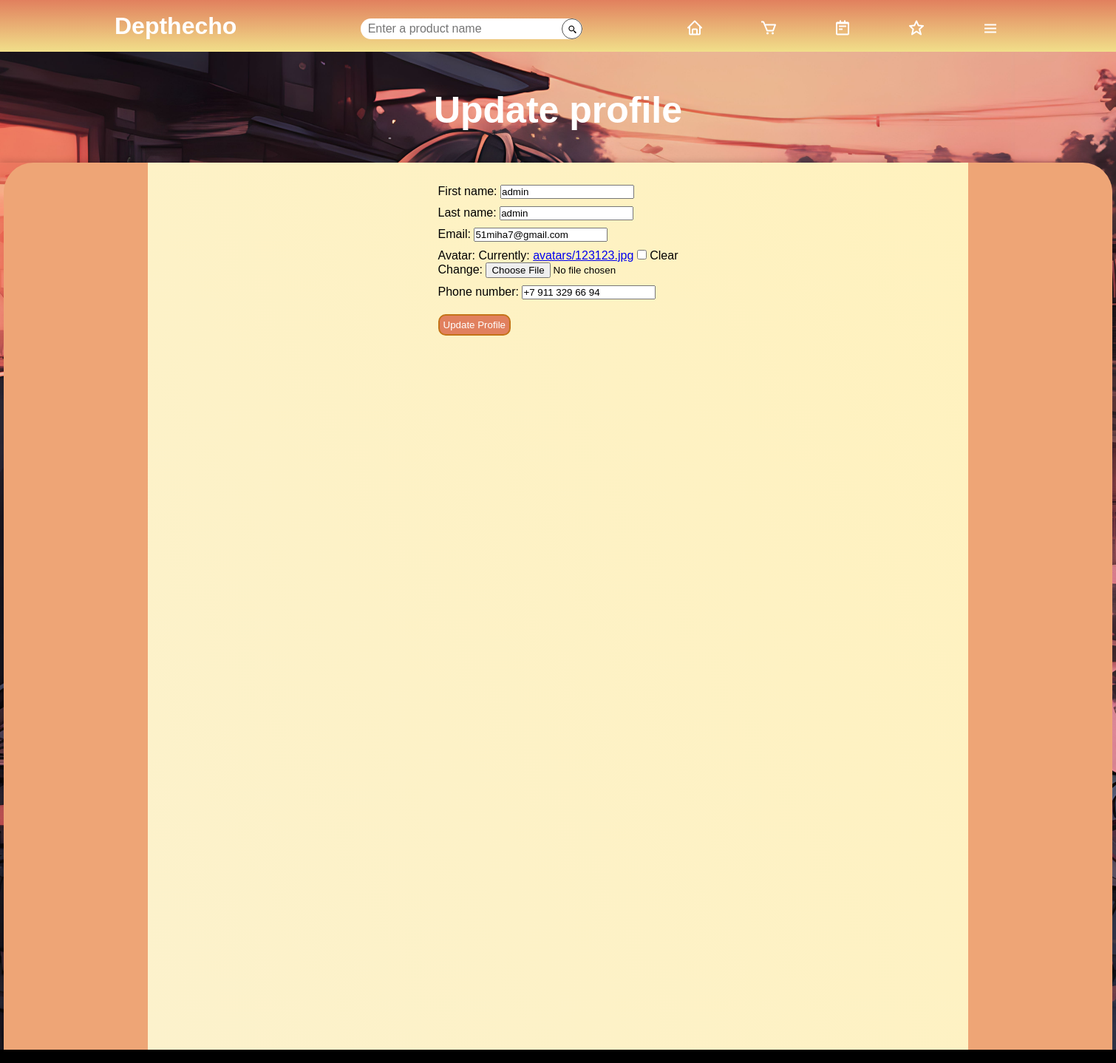
Screenshot of /update-profile/ (signed in) with the database file from the repository.
### user_profile/models.py (models this page shows, shortened)
class UserProfile(models.Model):
    user = models.OneToOneField(CustomUser, on_delete=models.CASCADE, related_name='profile')
    username = models.CharField(max_length=150, unique=True)
    first_name = models.CharField(max_length=50, default="-")
    last_name = models.CharField(max_length=50, default="-")
    email = models.EmailField()
    avatar = models.ImageField(upload_to='avatars/', null=True, blank=True, default='avatars/default.png')
    phone_number = models.CharField(max_length=20, null=True, blank=True, default="-")

### user_profile/views.py (the view)
# urls.py: path('update-profile/', views.update_profile, name='update-profile'),
@login_required(login_url='login-page')
def update_profile(request):
    user = request.user
    try:
        profile = UserProfile.objects.get(user=user)
    except UserProfile.DoesNotExist:
        profile = None
    if request.method == 'POST':
        form = CustomUserProfileForm(request.POST, request.FILES, instance=profile)
        if form.is_valid():
            profile = form.save(commit=False)
            profile.user = request.user
            profile.save()
            return redirect('profile')
    else:
        form = CustomUserProfileForm(instance=profile)
    return render(request, 'user_profile/update_profile.html', {'form': form})

### user_profile/models.py
class CustomUserProfileForm(forms.ModelForm):
    class Meta:
        model = UserProfile
        fields = ['first_name', 'last_name', 'email', 'avatar', 'phone_number']

### user_profile/templates/user_profile/update_profile.html (shortened to what this page needs)
{% extends 'mainpage/base.html' %}
{% load static %}
{% block content %}
{% include 'mainpage/main_header.html' %}
<div class="profile-page-body">
    <div class="empty-space">
        <h1 class="store-header">
            Update profile
        </h1>
    </div>
    <section class="update-profile-page-main">
        <div class="update-profile-page-content">
            <div class="update-profile-page-container">
                <form method="post" enctype="multipart/form-data">
                    {{ form.as_p }}
                    <button type="submit" class="btn btn-primary">Update Profile</button>
                </form>
            </div>
        </div>
    </section>
</div>
{% endblock %}

### mainpage/static/style/style.css (style rules this page uses)
:root { --main-light-theme-color: #E1805E; --second-light-theme-color: #C47318; --third-light-theme-color: #f1df8a; --bg-light-theme-color: #FCF2CC; --light-theme-text-color: black; --bg-light-theme: url('/static/images/BG_light.jpg'); --bg-dark-theme: url('/static/images/BG_dark.jpg'); --main-dark-theme-color: #9C67E0; --second-dark-theme-color: #4E2E72; --bg-dark-theme-color: #515252; --dark-theme-text-color: white; }
* { margin: 0; padding: 0; box-sizing: border-box; font-family: Arial, Helvetica, sans-serif; }
body { background-image: var(--bg-light-theme-color); background-size: cover; background-position: center; }
.empty-space { width: 100%; height: 150px; text-align: center; vertical-align: middle; }
.empty-space h1 { color: var(--dark-theme-text-color); padding-top: 50px; font-size: 50px; }
.profile-page-body { background-image: var(--bg-light-theme); background-size: cover; background-position: center; }
.update-profile-page-main { width: 100%; height: 1200px; background-color: transparent; box-shadow: 0 0 10px rgba(0, 0, 0, .2); }
.update-profile-page-content { position: relative; width: 1500px; height: 100%; margin: 0 auto; background-color: #EEA576; border-radius: 40px 40px 0 0; }
.update-profile-page-container { width: 1110px; height: 100%; margin: 0 auto; display: flex; flex-wrap: wrap; justify-content: space-around; background-image: linear-gradient(60deg, var(--bg-light-theme-color), #FFF2BE); }
.update-profile-page-container form { margin-top: 20px; text-align: left; }
.update-profile-page-container form p { display: block; margin-top: 10px; }
.update-profile-page-container form button { margin-top: 20px; padding: 5px; border: 2px solid var(--second-light-theme-color); border-radius: 10px; color: var(--dark-theme-text-color); background-color: var(--main-light-theme-color); }

### rows the page displays
UserProfile: first_name "admin", last_name "admin", email "51miha7@gmail.com", phone_number "+7 911 329 66 94"
